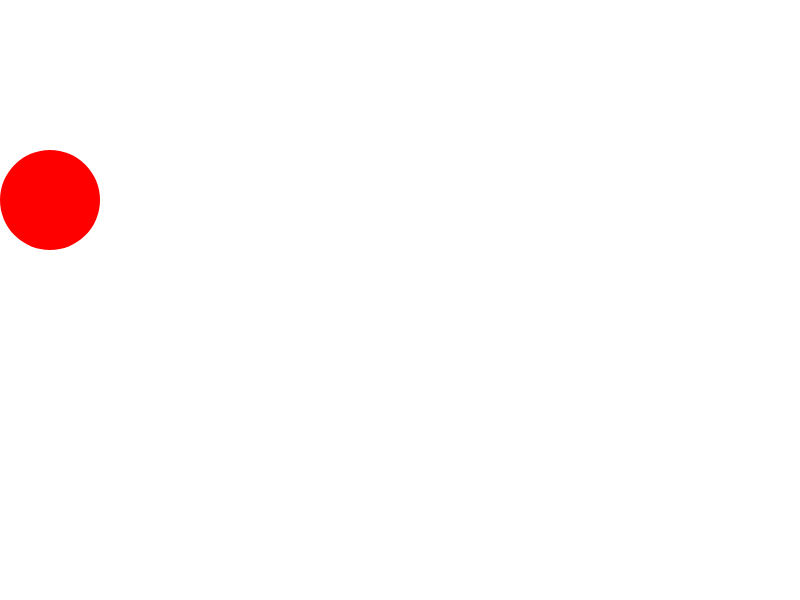
Frame 1 (no input)
Frame 60 (no input): identical to frame 1, image omitted
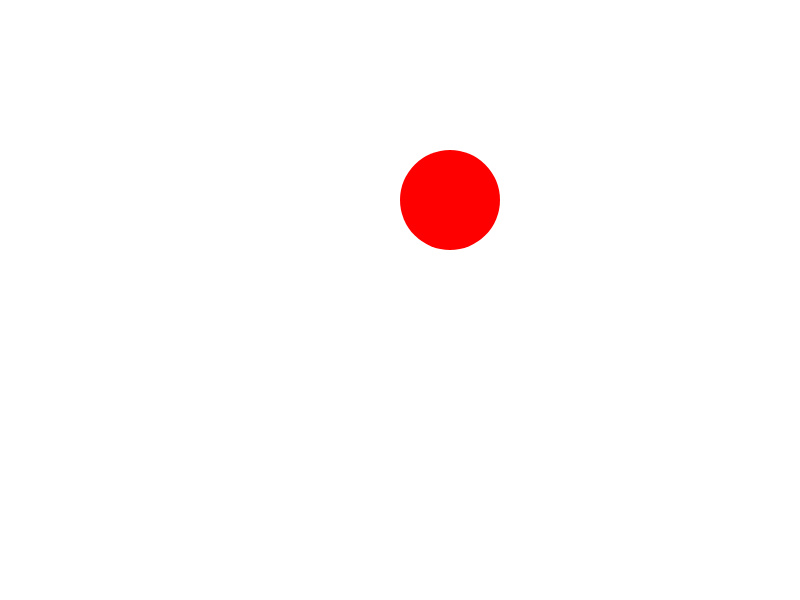
Frame 120 (the mouse pressed at the canvas centre since frame 60)

The p5.js sketch that drew these frames (run headless with seeded random() and noise() and a simulated clock; from frame 60 on, the mouse is pressed at the canvas centre):

// p5.js sketch
// ── sketch.js
function setup()
{
	createCanvas(800, 600);
	background(0);
	noFill();
	noStroke();
}


function draw()
{
	background(255);
	fill(255, 0, 0);

	// draw function
	if (mouseX < 100) {
		ellipse(50, 200, 100, 100);
	} else if (mouseX < 200){
		ellipse(150, 200, 100, 100);
	} else if (mouseX < 300){
		ellipse(250, 200, 100, 100);
	} else if (mouseX < 400){
		ellipse(350, 200, 100, 100);
	} else if (mouseX < 500){
		ellipse(450, 200, 100, 100);
	} else {
		ellipse(550, 200, 100, 100);

		fill(0,255,0);
		noStroke();
		if (mouseY < 100) {
			ellipse(550, 200, 100, 100);
		} else if (mouseY < 200){
			ellipse(550, 300, 100, 100);
		} else if (mouseY < 300){
			ellipse(550, 400, 100, 100);
		} else if (mouseY < 400){
			ellipse(550, 500, 100, 100);
		} 

	}



}
